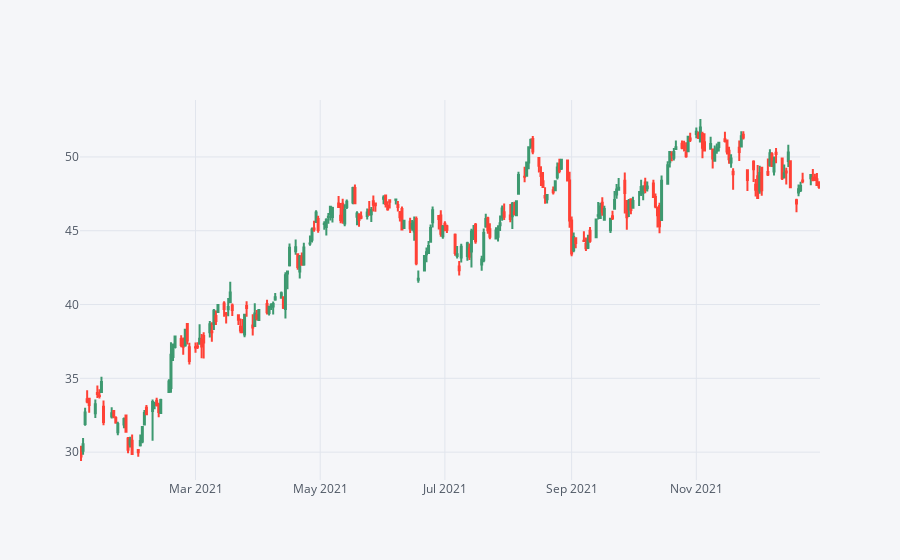

The cell this chart's notebook holds for it:
### Code cell
WFC[['Open', 'High', 'Low', 'Close']]['2021-01-01':'2022-01-01'].iplot(kind='candle')

### Figure 1 — Plotly figure (JSON) as saved in the notebook; plotly's stock layout.template omitted (floating-point values rounded to 4 significant figures; data arrays with more than 128 entries replaced by an {"elided": "..."} marker saying what was removed)
{"data": [{"close": {"elided": "252 float values"}, "high": {"elided": "252 float values"}, "low": {"elided": "252 float values"}, "open": {"elided": "252 float values"}, "showlegend": false, "type": "candlestick", "x": {"elided": "252 str values"}, "yaxis": "y2"}], "layout": {"legend": {"bgcolor": "#F5F6F9", "font": {"color": "#4D5663"}}, "paper_bgcolor": "#F5F6F9", "plot_bgcolor": "#F5F6F9", "title": {"font": {"color": "#4D5663"}}, "xaxis": {"gridcolor": "#E1E5ED", "rangeslider": {"visible": false}, "showgrid": true, "tickfont": {"color": "#4D5663"}, "title": {"font": {"color": "#4D5663"}, "text": ""}, "zerolinecolor": "#E1E5ED"}, "yaxis": {"gridcolor": "#E1E5ED", "showgrid": true, "showticklabels": false, "tickfont": {"color": "#4D5663"}, "title": {"font": {"color": "#4D5663"}, "text": ""}, "zerolinecolor": "#E1E5ED"}, "yaxis2": {"gridcolor": "#E1E5ED", "showgrid": true, "tickfont": {"color": "#4D5663"}, "title": {"font": {"color": "#4D5663"}, "text": ""}, "zerolinecolor": "#E1E5ED"}}}
